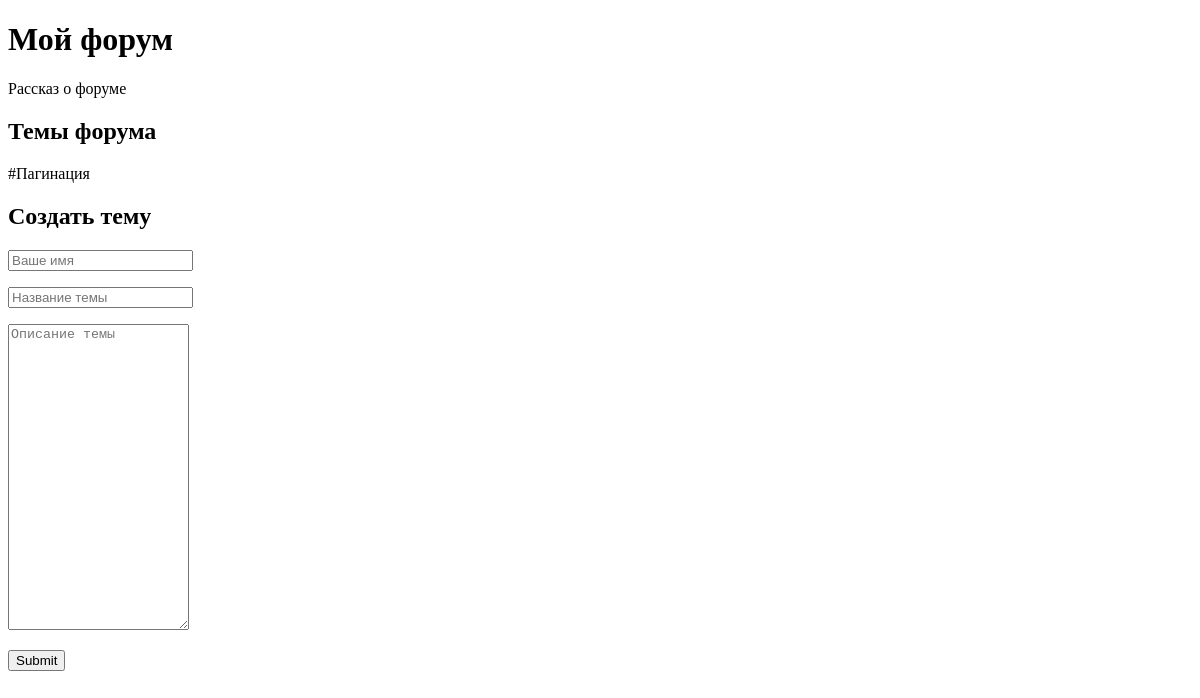
Before: / with the older database file.
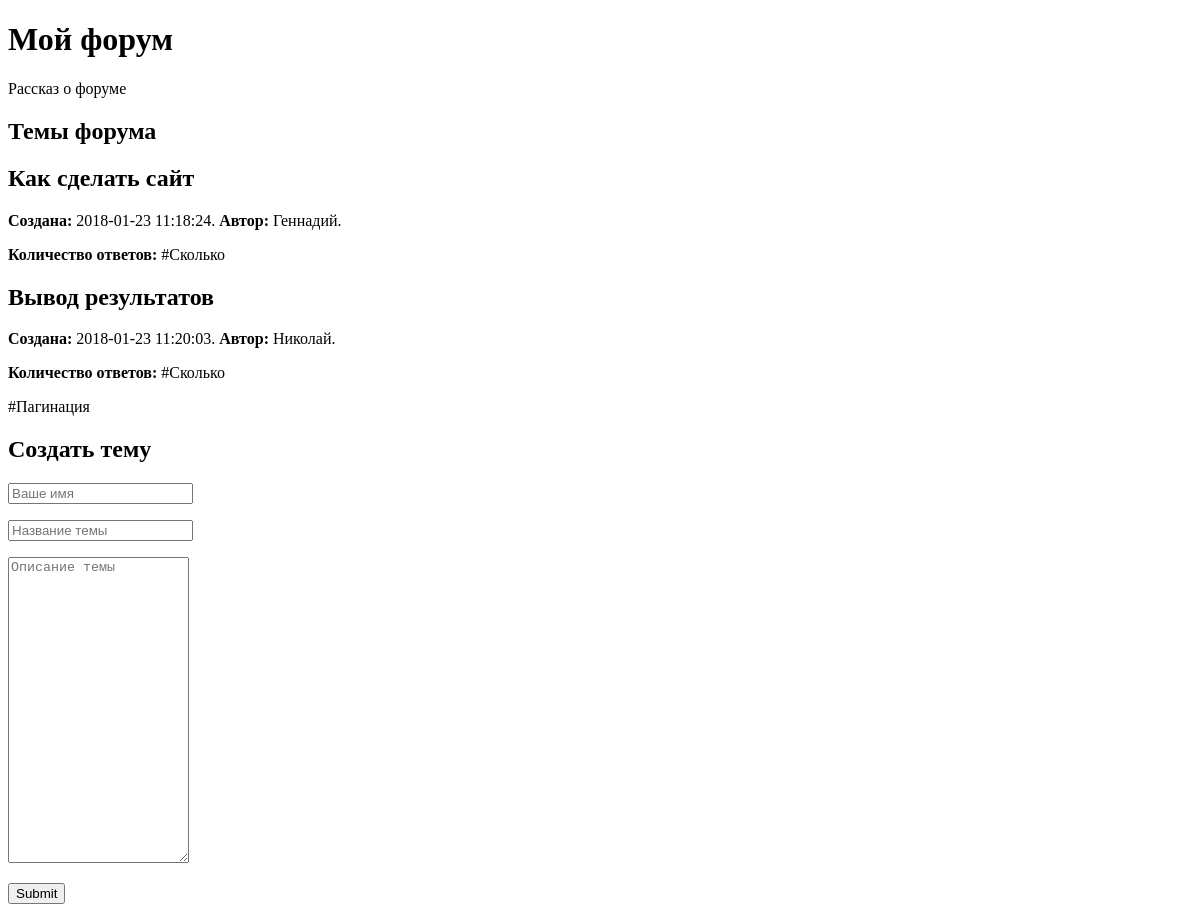
After: the same page with the newer database file.
### tables this page shows
CREATE TABLE `forum` (
  `id_topic` int(16) NOT NULL,
  `date` datetime NOT NULL DEFAULT CURRENT_TIMESTAMP,
  `author` varchar(64) NOT NULL,
  `topic` varchar(255) NOT NULL,
  `description` text NOT NULL
);

### index.php (called while the page is built)
<?php
require_once "models/helper.php";
$link = db_connect();
$all_topic = allTopic($link);
include "views/index_v.php";

### models/helper.php (called while the page is built, shortened)
<?php
function allTopic($link)
{
    $query = "SELECT * FROM forum";
    $result = mysqli_query($link, $query) or die(mysqli_error($link));
    $all_topic = [];
    while ($data = mysqli_fetch_assoc($result)) {
        $all_topic[] = $data;
    }
    return $all_topic;
}

### views/index_v.php (the view, shortened to what this page needs)
<!doctype html>
<html lang="ru">
<head>
    <link rel="stylesheet" type="text/css" href="style.css">
</head>
<body>
    <h1>Мой форум</h1>
    <p>Рассказ о форуме</p>
    <h2>Темы форума</h2>
    <div>
        <?php
            foreach ($all_topic as $elem):
        ?>
        <h2><?=$elem['topic']; ?></h2>
        <p><b>Создана: </b><span><?=$elem['date']; ?>.</span><b> Автор: </b><span><?=$elem['author']; ?>.</span></p>
        <p><b>Количество ответов: </b><span>#Сколько</span></p>
        <?php
            endforeach;
        ?>
    </div>
    <div>#Пагинация</div>
    <div>
        <h2>Создать тему</h2>
        <form method="POST" action="#">
            <p><input type="text" name="author" placeholder="Ваше имя"></p>
            <p><input type="text" name="topic" placeholder="Название темы"></p>
            <p><textarea rows="20" name="description" placeholder="Описание темы"></textarea></p>
            <p><input type="submit" name="submit"></p>
        </form>
    </div>
</body>
</html>

Changed rows visible on the page:
added forum: topic "Как сделать сайт", date "2018-01-23 11:18:24", author "Геннадий"
added forum: topic "Вывод результатов", date "2018-01-23 11:20:03", author "Николай"
